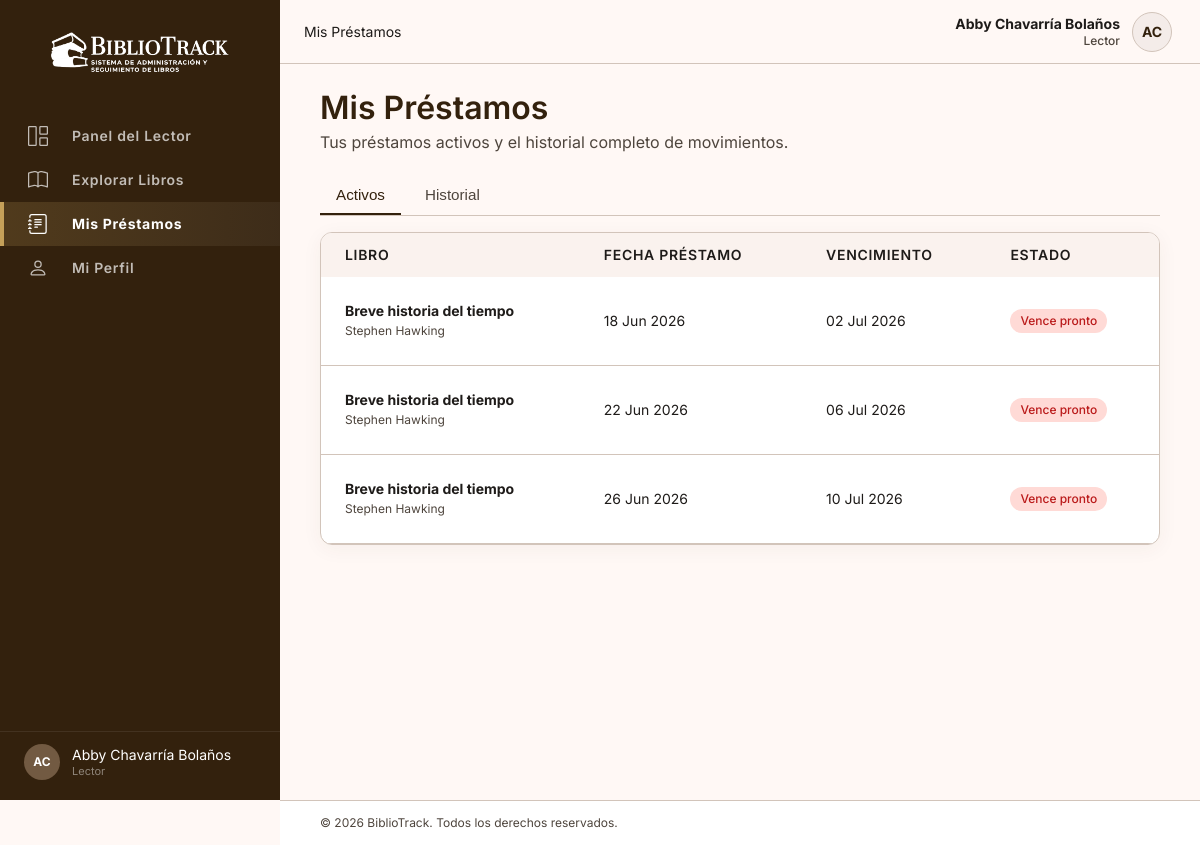
The page /index.php?controller=lector&action=misPrestamos (signed in) on the database its author committed.
### tables this page shows
CREATE TABLE prestamos (
    prestamo_id                 INT AUTO_INCREMENT PRIMARY KEY,
    codigo                      VARCHAR(20) NOT NULL UNIQUE,
    ejemplar_id                 INT NOT NULL,
    usuario_id                  INT NOT NULL,
    fecha_prestamo              DATE NOT NULL DEFAULT (CURRENT_DATE),
    fecha_devolucion_programada DATE NOT NULL,
    fecha_creacion              DATETIME NOT NULL DEFAULT CURRENT_TIMESTAMP,
    CONSTRAINT fk_prestamo_ejemplar FOREIGN KEY (ejemplar_id) REFERENCES ejemplares(ejemplar_id),
    CONSTRAINT fk_prestamo_usuario  FOREIGN KEY (usuario_id)  REFERENCES usuarios(usuario_id)
);

CREATE TABLE libros (
    libro_id         INT AUTO_INCREMENT PRIMARY KEY,
    codigo           VARCHAR(20)  NOT NULL UNIQUE,
    titulo           VARCHAR(200) NOT NULL,
    isbn             VARCHAR(20)  NOT NULL UNIQUE,
    autor_id         INT NOT NULL,
    editorial_id     INT NULL,
    genero_id        INT NULL,
    anio_publicacion SMALLINT,
    portada_url      VARCHAR(255),
    fecha_registro   DATETIME NOT NULL DEFAULT CURRENT_TIMESTAMP,
    CONSTRAINT fk_libro_autor     FOREIGN KEY (autor_id)     REFERENCES autores(autor_id),
    CONSTRAINT fk_libro_editorial FOREIGN KEY (editorial_id) REFERENCES editoriales(editorial_id),
    CONSTRAINT fk_libro_genero    FOREIGN KEY (genero_id)    REFERENCES generos(genero_id)
);

CREATE TABLE autores (
    autor_id INT AUTO_INCREMENT PRIMARY KEY,
    nombre VARCHAR(150) NOT NULL UNIQUE
);

### controllers/LectorController.php (called while the page is built, shortened)
<?php
require_once __DIR__ . '/../models/PrestamoModel.php';
class LectorController
{
    private PrestamoModel $prestamoModel;
    public function __construct()
    {
        $this->prestamoModel  = new PrestamoModel();
    }
    public function misPrestamos(): void
    {
        $usuarioId = $_SESSION['usuario']['usuario_id'];
        $activos   = $this->prestamoModel->getActivosByUsuario($usuarioId);
        require __DIR__ . '/../views/lector/mis-prestamos.php';
    }
}

### config/database.php (called while the page is built, shortened)
<?php
class Database
{
    private static string $host = 'db';
    private static string $dbname = 'bibliotrack';
    private static string $user = 'root';
    private static string $password = 'root';
    private static ?PDO $instance = null;
    public static function getConnection(): PDO
    {
        if (self::$instance === null) {
            $dsn = "mysql:host=" . self::$host .
                   ";dbname=" . self::$dbname .
                   ";charset=utf8mb4";
            try {
                self::$instance = new PDO(
                    $dsn,
                    self::$user,
                    self::$password,
                    [
                        PDO::ATTR_ERRMODE => PDO::ERRMODE_EXCEPTION,
                        PDO::ATTR_DEFAULT_FETCH_MODE => PDO::FETCH_ASSOC,
                        PDO::ATTR_EMULATE_PREPARES => false,
                    ]
                );
            } catch (PDOException $e) {
                http_response_code(500);
                die(
                    '<h2>Error con la conexión a la base de datos.</h2>
                    <p>' . $e->getMessage() . '</p>'
                );
            }
        }
        return self::$instance;
    }
}

### models/PrestamoModel.php (called while the page is built, shortened)
<?php
require_once __DIR__ . '/../config/database.php';
class PrestamoModel
{
    private PDO $db;
    public function __construct()
    {
        $this->db = Database::getConnection();
    }
    public function getActivosByUsuario(int $usuarioId): array
    {
        $sql = "
            SELECT
                l.titulo,
                a.nombre AS autor,
                p.fecha_prestamo,
                p.fecha_devolucion_programada
            FROM prestamos p
            INNER JOIN ejemplares e ON p.ejemplar_id = e.ejemplar_id
            INNER JOIN libros l ON e.libro_id = l.libro_id
            INNER JOIN autores a ON l.autor_id = a.autor_id
            LEFT JOIN devoluciones d ON d.prestamo_id = p.prestamo_id
            WHERE p.usuario_id = :usuario_id AND d.devolucion_id IS NULL
            ORDER BY p.fecha_devolucion_programada ASC
        ";
        $stmt = $this->db->prepare($sql);
        $stmt->execute([':usuario_id' => $usuarioId]);
        return $stmt->fetchAll();
    }
}

### views/lector/mis-prestamos.php (the view, shortened to what this page needs)
<?php
$hoy = new DateTime();
require __DIR__ . '/../layout/header.php';
?>
<div class="pagina-encabezado">
  <div><h1>Mis Préstamos</h1><p>Tus préstamos activos y el historial completo de movimientos.</p></div>
</div>
<div class="tabs-lector" role="tablist">
  <button class="tab-lector activo" id="tab-activos" data-tab="activos" role="tab" aria-selected="true">Activos</button>
  <button class="tab-lector" id="tab-historial" data-tab="historial" role="tab" aria-selected="false">Historial</button>
</div>
<div class="tabla-contenedor" id="panel-activos" role="tabpanel">
  <div class="tabla-scroll">
    <table class="tabla">
      <thead><tr><th>Libro</th><th>Fecha Préstamo</th><th>Vencimiento</th><th>Estado</th></tr></thead>
      <tbody>
        <?php foreach ($activos as $prestamo):
          $vence = new DateTime($prestamo['fecha_devolucion_programada']);
          $diasRestantes = (int) $hoy->diff($vence)->format('%r%a');
          $vencePronto = $diasRestantes <= 2;
        ?>
          <tr>
            <td><div class="libro-info"><span class="libro-titulo"><?= htmlspecialchars($prestamo['titulo']) ?></span><span class="libro-autor"><?= htmlspecialchars($prestamo['autor']) ?></span></div></td>
            <td><?= htmlspecialchars((new DateTime($prestamo['fecha_prestamo']))->format('d M Y')) ?></td>
            <td><?= htmlspecialchars($vence->format('d M Y')) ?></td>
            <td><span class="badge <?= $vencePronto ? 'badge-error' : 'badge-exito' ?>"><?= $vencePronto ? 'Vence pronto' : 'En tiempo' ?></span></td>
          </tr>
        <?php endforeach; ?>
      </tbody>
    </table>
  </div>
</div>
<?php require __DIR__ . '/../layout/footer.php'; ?>

### css/style.css (style rules this page uses)
:root { --primary: #33210d; --primary-container: #4b3621; --surface: #fff8f5; --surface-container: #f4ece9; --surface-container-low: #faf2ee; --surface-lowest: #ffffff; --surface-tint: #725a42; --on-surface: #1e1b19; --on-surface-variant: #4e453d; --outline: #80756c; --outline-variant: #d2c4ba; --on-primary: #ffffff; --on-primary-container: #bd9f83; --secondary-container: #eadeca; --on-secondary-container: #6a6252; --error: #ba1a1a; --error-container: #ffdad6; --exito: #2e7d32; --exito-bg: #e8f5e9; --alerta: #c5a059; --alerta-bg: #fff8e1; --info: #354a52; --info-bg: #cfe6f0; --fuente-titular: 'Inter', 'Segoe UI', sans-serif; --fuente-cuerpo: 'Inter', 'Segoe UI', sans-serif; --radio-sm: 2px; --radio: 4px; --radio-lg: 8px; --radio-xl: 12px; --radio-full: 9999px; --sombra: 0 4px 20px rgba(75, 54, 33, 0.05); --sombra-hover: 0 6px 20px rgba(75, 54, 33, 0.08); --transicion: 0.2s ease; --sidebar-ancho: 280px; --topbar-alto: 64px; --mobile-nav-alto: 56px; }
*, *::before, *::after { box-sizing: border-box; margin: 0; padding: 0; }
html { font-size: 16px; scroll-behavior: smooth; }
body { font-family: var(--fuente-cuerpo); font-size: 14px; line-height: 20px; color: var(--on-surface); background-color: var(--surface); min-height: 100vh; overflow-x: hidden; }
h1, h2, h3, h4 { font-family: var(--fuente-titular); color: var(--primary); line-height: 1.25; }
table { border-collapse: collapse; width: 100%; }
.pagina-encabezado { display: flex; justify-content: space-between; align-items: flex-start; margin-bottom: 24px; gap: 24px; flex-wrap: wrap; }
.pagina-encabezado h1 { font-size: 32px; font-weight: 600; line-height: 40px; margin-bottom: 4px; }
.pagina-encabezado p { font-size: 16px; color: var(--on-surface-variant); max-width: 500px; }
.badge { display: inline-flex; align-items: center; gap: 4px; padding: 2px 10px; font-size: 12px; font-weight: 500; border-radius: var(--radio-full); white-space: nowrap; }
.badge-error { background-color: var(--error-container); color: var(--error); }
.tabla-contenedor { background-color: var(--surface-lowest); border: 1px solid var(--outline-variant); border-radius: var(--radio-xl); overflow: hidden; box-shadow: var(--sombra); }
.tabla-scroll { overflow-x: auto; }
.tabla thead th { padding: 12px 24px; font-size: 14px; font-weight: 600; text-transform: uppercase; letter-spacing: 0.05em; color: var(--on-surface); text-align: left; background-color: var(--surface-container-low); }
.tabla tbody tr { border-bottom: 1px solid var(--outline-variant); transition: background-color var(--transicion); }
.tabla tbody td { padding: 24px; font-size: 14px; vertical-align: middle; }
.libro-info { display: flex; flex-direction: column; }
.libro-titulo { font-weight: 700; font-size: 14px; }
.libro-autor { font-size: 12px; color: var(--on-surface-variant); }

### css/mis-prestamos.css (style rules this page uses)
.tabs-lector { display: flex; gap: 8px; margin-bottom: 16px; border-bottom: 1px solid var(--outline-variant); }
.tab-lector { background: none; border: none; padding: 10px 16px; font-size: 0.95rem; font-weight: 500; color: var(--on-surface-variant); cursor: pointer; border-bottom: 2px solid transparent; }
.tab-lector.activo { color: var(--primary); border-bottom-color: var(--primary); }

### rows shown on the page
prestamos: libros.titulo "Breve historia del tiempo", autores.nombre "Stephen Hawking", fecha_prestamo "18 Jun 2026", fecha_devolucion_programada "02 Jul 2026", shows "Vence pronto"
prestamos: libros.titulo "Breve historia del tiempo", autores.nombre "Stephen Hawking", fecha_prestamo "22 Jun 2026", fecha_devolucion_programada "06 Jul 2026", shows "Vence pronto"
prestamos: libros.titulo "Breve historia del tiempo", autores.nombre "Stephen Hawking", fecha_prestamo "26 Jun 2026", fecha_devolucion_programada "10 Jul 2026", shows "Vence pronto"

### other values the page prints
$link['label'] "Panel del Lector"
$link['label'] "Explorar Libros"
$link['label'] "Mis Préstamos"
$link['label'] "Mi Perfil"
$iniciales "AC"
$nombreCompleto "Abby Chavarría Bolaños"
$rolLabel "Lector"
$topbarTitulo "Mis Préstamos"
